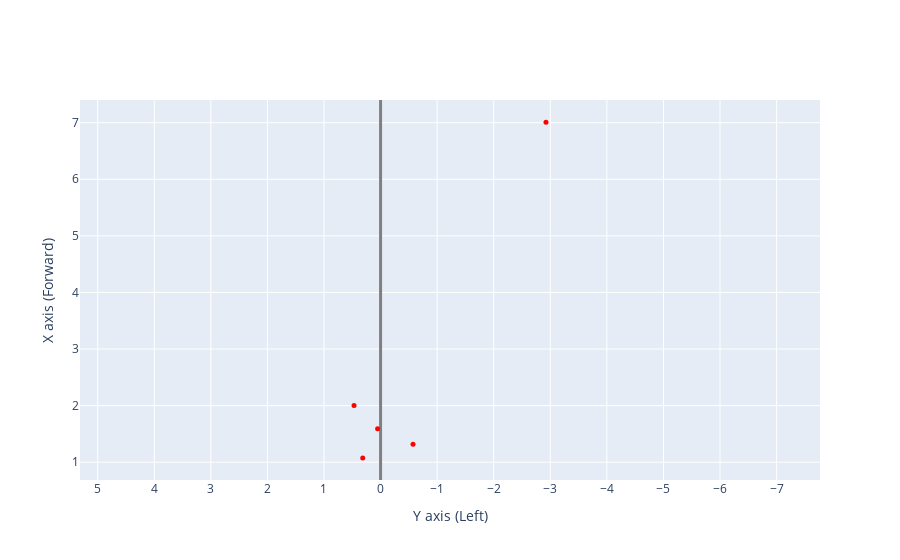

Write notebook code for a chart like this one.
### Code cell
rock_points_rover_frame = []
for rock in results:
    rock_points_rover_frame.append(
        project_pixel_to_rover(rock["left_centroid"], rock["depth"], "FrontLeft", cam_config)
    )
rock_points_rover_frame = np.array(rock_points_rover_frame)
plot_points_rover_frame(rock_points_rover_frame, color="red")

### Figure 1 — Plotly figure (JSON) as saved in the notebook; plotly's stock layout.template omitted (floating-point values rounded to 4 significant figures)
{"data": [{"marker": {"color": "red", "size": 5}, "mode": "markers", "type": "scatter", "x": [-2.923, 0.05233, -0.5738, 0.469, 0.3153], "y": [7.01, 1.59, 1.315, 2.002, 1.076]}], "layout": {"xaxis": {"autorange": "reversed", "dtick": 1, "tickmode": "linear", "title": {"text": "Y axis (Left)"}, "zerolinecolor": "gray", "zerolinewidth": 3}, "yaxis": {"dtick": 1, "scaleanchor": "x", "tickmode": "linear", "title": {"text": "X axis (Forward)"}, "zerolinecolor": "gray", "zerolinewidth": 3}}}
